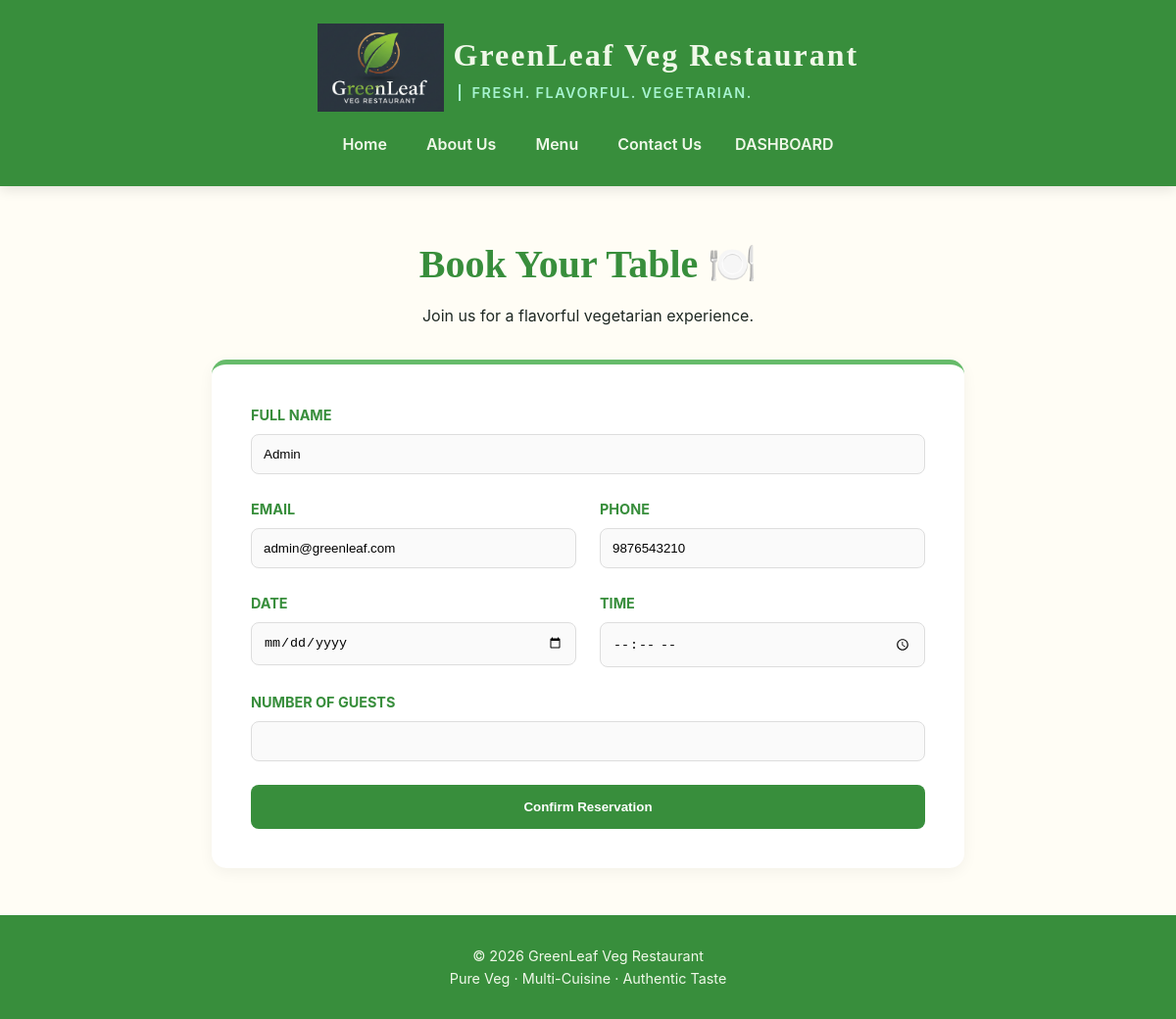
/reservation.php (signed in), run on the app's committed database.
### tables this page shows
CREATE TABLE `users` (
  `user_id` int(11) NOT NULL,
  `full_name` varchar(100) NOT NULL,
  `email` varchar(100) NOT NULL,
  `phone` varchar(20) NOT NULL,
  `password` varchar(255) NOT NULL,
  `role` enum('guest','admin') DEFAULT 'guest',
  `created_at` timestamp NOT NULL DEFAULT current_timestamp()
);

### reservation.php (the view, shortened to what this page needs)
<?php
require 'config.php';
$user_id = $_SESSION['user_id'];
$stmt = $dbh->prepare("SELECT full_name, email, phone FROM users WHERE user_id = ?");
$stmt->execute([$user_id]);
$user = $stmt->fetch();
?>
<!DOCTYPE html>
<html lang="en">
<head>
    <link rel="stylesheet" href="assets/css/index-styles.css" type="text/css">
    <link rel="stylesheet" href="assets/css/reservation-styles.css" type="text/css">
</head>
<body>
    <?php include 'header.php'; ?>
    <div class="reservation-wrapper">
        <header class="page-intro">
            <h1 class="main-title">Book Your Table 🍽️</h1>
            <p class="subtitle">Join us for a flavorful vegetarian experience.</p>
        </header>
        <main class="form-container">
            <form method="post" class="reservation-form">
                <div class="form-group">
                    <label for="name">Full Name</label>
                    <input type="text" id="name" name="name" placeholder="Enter your name" value="<?php echo htmlspecialchars($user['full_name']); ?>" required>
                </div>
                <div class="form-row">
                    <div class="form-group">
                        <label for="email">Email</label>
                        <input type="email" id="email" name="email" placeholder="email@example.com" value="<?php echo htmlspecialchars($user['email']); ?>" required>
                    </div>
                    <div class="form-group">
                        <label for="phone">Phone</label>
                        <input type="tel" id="phone" name="phone" placeholder="Phone number" value="<?php echo htmlspecialchars($user['phone']); ?>" required>
                    </div>
                </div>
                <div class="form-row">
                    <div class="form-group">
                        <label for="date">Date</label>
                        <input type="date" id="date" name="date" min="<?php echo date('Y-m-d'); ?>" required>
                    </div>
                    <div class="form-group">
                        <label for="time">Time</label>
                        <input type="time" id="time" name="time" required>
                    </div>
                </div>
                <div class="form-group">
                    <label for="guests">Number of Guests</label>
                    <input type="number" id="guests" name="guests" required min="1" max="20">
                </div>
                <button type="submit" id="reserveBtn" class="submit-btn">
                    <span id="btnText">Confirm Reservation</span>
                </button>
            </form>
        </main>
    </div>
    <?php include 'footer.php'; ?>
</body>
</html>

### assets/css/index-styles.css (style rules this page uses)
* { margin: 0; padding: 0; box-sizing: border-box; }
:root { --color-text-dark: #1f2924; --color-text-light: #f0f8e9; --color-background-main: #fffdf5; --color-primary-green: #388e3c; --color-accent-green: #66bb6a; --color-gold: #ffb300; --font-display: 'Playfair Display', serif; --font-body: 'Inter', sans-serif; }
body { font-family: var(--font-body); background-color: var(--color-background-main); color: var(--color-text-dark); line-height: 1.6; overflow-x: hidden; }

### assets/css/reservation-styles.css (style rules this page uses)
* { box-sizing: border-box; }
.reservation-wrapper { width: 100%; max-width: 800px; margin: 0 auto; padding: 3rem 1rem; text-align: center; }
.page-intro { margin-bottom: 2rem; }
.main-title { font-family: var(--font-display); font-size: 2.5rem; color: var(--color-primary-green); margin-bottom: 0.5rem; }
.form-container { background: #ffffff; padding: 2.5rem; border-radius: 15px; box-shadow: 0 4px 15px rgba(0, 0, 0, 0.05); text-align: left; border-top: 5px solid var(--color-accent-green); }
.form-row { display: flex; flex-wrap: wrap; gap: 1.5rem; }
.form-row .form-group { flex: 1 1 250px; }
.form-group { margin-bottom: 1.5rem; }
.form-group label { display: block; font-weight: 700; color: var(--color-primary-green); margin-bottom: 0.5rem; font-size: 0.9rem; text-transform: uppercase; }
.form-group input { width: 100%; padding: 12px; border: 1px solid #ddd; border-radius: 8px; background-color: #fafafa; }
.submit-btn { width: 100%; padding: 15px; background-color: var(--color-primary-green); color: white; border: none; border-radius: 8px; font-weight: 700; cursor: pointer; transition: 0.3s; }

### data on the page
users: name "Admin", email "admin@greenleaf.com", phone "9876543210"
